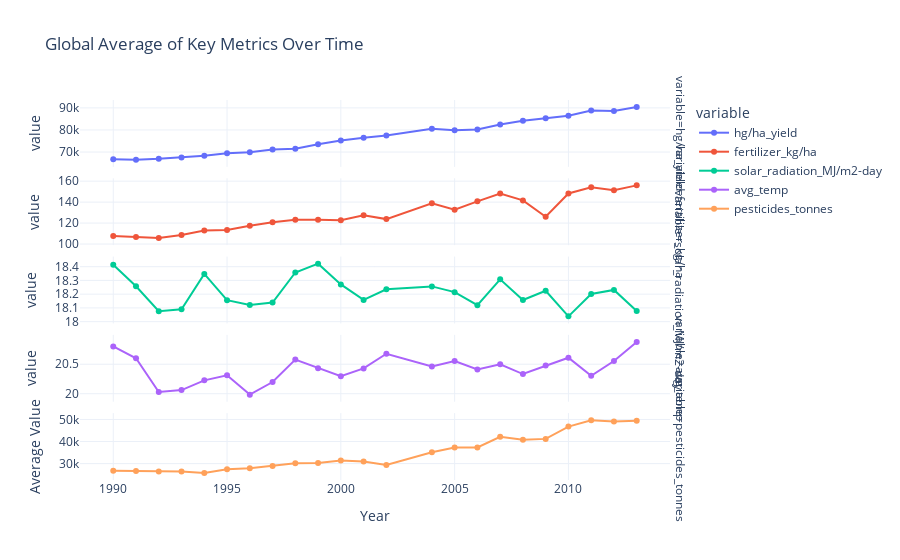

Here is the notebook cell this chart was saved with:
### Code cell
if not df.empty:
    # Plot all key metrics over time
    fig = px.line(yearly_avg, x='Year', 
                  y=['hg/ha_yield', 'fertilizer_kg/ha', 'solar_radiation_MJ/m2-day', 'avg_temp', 'pesticides_tonnes'],
                  title='Global Average of Key Metrics Over Time',
                  facet_row='variable', 
                  markers=True)
    fig.update_layout(xaxis_title='Year', yaxis_title='Average Value')
    fig.update_yaxes(matches=None) # Unlink y-axes
    fig.show()

### Figure 1 — Plotly figure (JSON) as saved in the notebook; plotly's stock layout.template omitted (floating-point values rounded to 4 significant figures)
{"data": [{"hovertemplate": "variable=hg/ha_yield<br>Year=%{x}<br>value=%{y}<extra></extra>", "legendgroup": "hg/ha_yield", "line": {"color": "#636efa", "dash": "solid"}, "marker": {"symbol": "circle"}, "mode": "lines+markers", "name": "hg/ha_yield", "orientation": "v", "showlegend": true, "type": "scatter", "x": [1990, 1991, 1992, 1993, 1994, 1995, 1996, 1997, 1998, 1999, 2000, 2001, 2002, 2004, 2005, 2006, 2007, 2008, 2009, 2010, 2011, 2012, 2013], "xaxis": "x5", "y": [66720.0, 66500.0, 66930.0, 67570.0, 68370.0, 69460.0, 69900.0, 71120.0, 71450.0, 73500.0, 75200.0, 76490.0, 77540.0, 80540.0, 79880.0, 80250.0, 82470.0, 84230.0, 85260.0, 86410.0, 88780.0, 88620.0, 90360.0], "yaxis": "y5"}, {"hovertemplate": "variable=fertilizer_kg/ha<br>Year=%{x}<br>value=%{y}<extra></extra>", "legendgroup": "fertilizer_kg/ha", "line": {"color": "#EF553B", "dash": "solid"}, "marker": {"symbol": "circle"}, "mode": "lines+markers", "name": "fertilizer_kg/ha", "orientation": "v", "showlegend": true, "type": "scatter", "x": [1990, 1991, 1992, 1993, 1994, 1995, 1996, 1997, 1998, 1999, 2000, 2001, 2002, 2004, 2005, 2006, 2007, 2008, 2009, 2010, 2011, 2012, 2013], "xaxis": "x4", "y": [107.8, 106.7, 105.7, 108.7, 113.0, 113.3, 117.5, 120.8, 123.2, 123.2, 122.7, 127.5, 123.8, 138.9, 132.7, 140.8, 148.2, 141.6, 126.0, 148.2, 154.3, 151.4, 156.0], "yaxis": "y4"}, {"hovertemplate": "variable=solar_radiation_MJ/m2-day<br>Year=%{x}<br>value=%{y}<extra></extra>", "legendgroup": "solar_radiation_MJ/m2-day", "line": {"color": "#00cc96", "dash": "solid"}, "marker": {"symbol": "circle"}, "mode": "lines+markers", "name": "solar_radiation_MJ/m2-day", "orientation": "v", "showlegend": true, "type": "scatter", "x": [1990, 1991, 1992, 1993, 1994, 1995, 1996, 1997, 1998, 1999, 2000, 2001, 2002, 2004, 2005, 2006, 2007, 2008, 2009, 2010, 2011, 2012, 2013], "xaxis": "x3", "y": [18.41, 18.26, 18.08, 18.09, 18.35, 18.16, 18.12, 18.14, 18.36, 18.42, 18.27, 18.16, 18.24, 18.26, 18.21, 18.12, 18.31, 18.16, 18.22, 18.04, 18.2, 18.23, 18.08], "yaxis": "y3"}, {"hovertemplate": "variable=avg_temp<br>Year=%{x}<br>value=%{y}<extra></extra>", "legendgroup": "avg_temp", "line": {"color": "#ab63fa", "dash": "solid"}, "marker": {"symbol": "circle"}, "mode": "lines+markers", "name": "avg_temp", "orientation": "v", "showlegend": true, "type": "scatter", "x": [1990, 1991, 1992, 1993, 1994, 1995, 1996, 1997, 1998, 1999, 2000, 2001, 2002, 2004, 2005, 2006, 2007, 2008, 2009, 2010, 2011, 2012, 2013], "xaxis": "x2", "y": [20.8, 20.6, 20.03, 20.06, 20.23, 20.31, 19.98, 20.2, 20.58, 20.43, 20.3, 20.43, 20.68, 20.46, 20.55, 20.41, 20.5, 20.33, 20.48, 20.61, 20.3, 20.55, 20.88], "yaxis": "y2"}, {"hovertemplate": "variable=pesticides_tonnes<br>Year=%{x}<br>value=%{y}<extra></extra>", "legendgroup": "pesticides_tonnes", "line": {"color": "#FFA15A", "dash": "solid"}, "marker": {"symbol": "circle"}, "mode": "lines+markers", "name": "pesticides_tonnes", "orientation": "v", "showlegend": true, "type": "scatter", "x": [1990, 1991, 1992, 1993, 1994, 1995, 1996, 1997, 1998, 1999, 2000, 2001, 2002, 2004, 2005, 2006, 2007, 2008, 2009, 2010, 2011, 2012, 2013], "xaxis": "x", "y": [26750.0, 26620.0, 26460.0, 26460.0, 25780.0, 27390.0, 27900.0, 28870.0, 30110.0, 30260.0, 31370.0, 30960.0, 29400.0, 35160.0, 37230.0, 37300.0, 42150.0, 40810.0, 41200.0, 46760.0, 49650.0, 49100.0, 49410.0], "yaxis": "y"}], "layout": {"annotations": [{"font": {}, "showarrow": false, "text": "variable=pesticides_tonnes", "textangle": 90, "x": 0.98, "xanchor": "left", "xref": "paper", "y": 0.088, "yanchor": "middle", "yref": "paper"}, {"font": {}, "showarrow": false, "text": "variable=avg_temp", "textangle": 90, "x": 0.98, "xanchor": "left", "xref": "paper", "y": 0.294, "yanchor": "middle", "yref": "paper"}, {"font": {}, "showarrow": false, "text": "variable=solar_radiation_MJ/m2-day", "textangle": 90, "x": 0.98, "xanchor": "left", "xref": "paper", "y": 0.5, "yanchor": "middle", "yref": "paper"}, {"font": {}, "showarrow": false, "text": "variable=fertilizer_kg/ha", "textangle": 90, "x": 0.98, "xanchor": "left", "xref": "paper", "y": 0.706, "yanchor": "middle", "yref": "paper"}, {"font": {}, "showarrow": false, "text": "variable=hg/ha_yield", "textangle": 90, "x": 0.98, "xanchor": "left", "xref": "paper", "y": 0.912, "yanchor": "middle", "yref": "paper"}], "legend": {"title": {"text": "variable"}, "tracegroupgap": 0}, "title": {"text": "Global Average of Key Metrics Over Time"}, "xaxis": {"anchor": "y", "domain": [0, 0.98], "title": {"text": "Year"}}, "xaxis2": {"anchor": "y2", "domain": [0, 0.98], "matches": "x", "showticklabels": false}, "xaxis3": {"anchor": "y3", "domain": [0, 0.98], "matches": "x", "showticklabels": false}, "xaxis4": {"anchor": "y4", "domain": [0, 0.98], "matches": "x", "showticklabels": false}, "xaxis5": {"anchor": "y5", "domain": [0, 0.98], "matches": "x", "showticklabels": false}, "yaxis": {"anchor": "x", "domain": [0, 0.176], "title": {"text": "Average Value"}}, "yaxis2": {"anchor": "x2", "domain": [0.206, 0.382], "title": {"text": "value"}}, "yaxis3": {"anchor": "x3", "domain": [0.412, 0.588], "title": {"text": "value"}}, "yaxis4": {"anchor": "x4", "domain": [0.618, 0.794], "title": {"text": "value"}}, "yaxis5": {"anchor": "x5", "domain": [0.824, 1], "title": {"text": "value"}}}}
